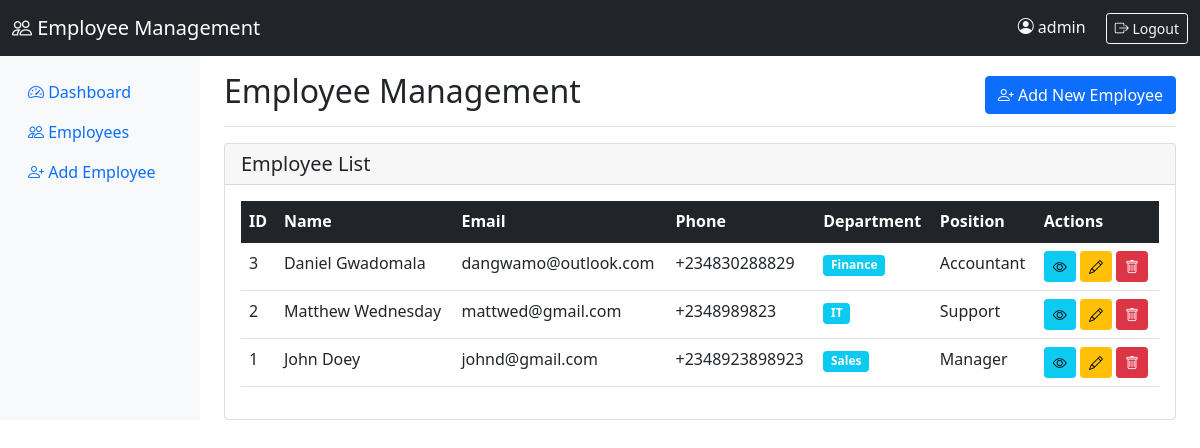
Screenshot of /employees.php (signed in) with the database file from the repository.
### tables this page shows
CREATE TABLE `employees` (
  `id` int(11) NOT NULL,
  `first_name` varchar(50) NOT NULL,
  `last_name` varchar(50) NOT NULL,
  `email` varchar(100) NOT NULL,
  `phone` varchar(20) DEFAULT NULL,
  `address` text DEFAULT NULL,
  `department` varchar(50) DEFAULT NULL,
  `position` varchar(50) DEFAULT NULL,
  `salary` decimal(10,2) DEFAULT NULL,
  `hire_date` date DEFAULT NULL,
  `created_at` timestamp NOT NULL DEFAULT current_timestamp()
);

### employees.php (the view, shortened to what this page needs)
<?php
$database = new Database();
$db = $database->getConnection();
$query = "SELECT * FROM employees ORDER BY id DESC";
$stmt = $db->prepare($query);
$stmt->execute();
$employees = $stmt->fetchAll(PDO::FETCH_ASSOC);
?>
<!DOCTYPE html>
<html lang="en">
<head>
    <link href="https://cdn.jsdelivr.net/npm/bootstrap@5.1.3/dist/css/bootstrap.min.css" rel="stylesheet">
    <link rel="stylesheet" href="https://cdn.jsdelivr.net/npm/bootstrap-icons@1.8.1/font/bootstrap-icons.css">
</head>
<body>
    <?php include 'navbar.php'; ?>
    <div class="container-fluid">
        <div class="row">
            <?php include 'sidebar.php'; ?>
            <main class="col-md-9 ms-sm-auto col-lg-10 px-md-4">
                <div class="d-flex justify-content-between flex-wrap flex-md-nowrap align-items-center pt-3 pb-2 mb-3 border-bottom">
                    <h1 class="h2">Employee Management</h1>
                    <a href="add_employee.php" class="btn btn-primary">
                        <i class="bi bi-person-plus"></i> Add New Employee
                    </a>
                </div>
                <div class="card">
                    <div class="card-header">
                        <h5 class="mb-0">Employee List</h5>
                    </div>
                    <div class="card-body">
                        <div class="table-responsive">
                            <table class="table table-hover">
                                <thead class="table-dark">
                                    <tr>
                                        <th>ID</th>
                                        <th>Name</th>
                                        <th>Email</th>
                                        <th>Phone</th>
                                        <th>Department</th>
                                        <th>Position</th>
                                        <th>Actions</th>
                                    </tr>
                                </thead>
                                <tbody>
                                    <?php foreach ($employees as $employee): ?>
                                    <tr>
                                        <td><?php echo $employee['id']; ?></td>
                                        <td><?php echo $employee['first_name'] . ' ' . $employee['last_name']; ?></td>
                                        <td><?php echo $employee['email']; ?></td>
                                        <td><?php echo $employee['phone']; ?></td>
                                        <td>
                                            <span class="badge bg-info"><?php echo $employee['department']; ?></span>
                                        </td>
                                        <td><?php echo $employee['position']; ?></td>
                                        <td>
                                            <a href="view_employee.php?id=<?php echo $employee['id']; ?>"
                                               class="btn btn-sm btn-info">
                                                <i class="bi bi-eye"></i>
                                            </a>
                                            <a href="edit_employee.php?id=<?php echo $employee['id']; ?>"
                                               class="btn btn-sm btn-warning">
                                                <i class="bi bi-pencil"></i>
                                            </a>
                                            <a href="employees.php?delete=<?php echo $employee['id']; ?>"
                                               class="btn btn-sm btn-danger"
                                               onclick="return confirm('Are you sure you want to delete this employee?')">
                                                <i class="bi bi-trash"></i>
                                            </a>
                                        </td>
                                    </tr>
                                    <?php endforeach; ?>
                                </tbody>
                            </table>
                        </div>
                    </div>
                </div>
            </main>
        </div>
    </div>
</body>
</html>

### navbar.php
<?php if (isset($_SESSION['admin_id'])): ?>
<nav class="navbar navbar-dark bg-dark">
    <div class="container-fluid">
        <a class="navbar-brand" href="index.php">
            <i class="bi bi-people"></i> Employee Management
        </a>
        <div class="text-light">
            <i class="bi bi-person-circle"></i> <?php echo $_SESSION['admin_username']; ?>
            <a href="logout.php" class="btn btn-sm btn-outline-light ms-3">
                <i class="bi bi-box-arrow-right"></i> Logout
            </a>
        </div>
    </div>
</nav>
<?php endif; ?>

### sidebar.php
<nav class="col-md-3 col-lg-2 d-md-block bg-light sidebar">
    <div class="position-sticky pt-3">
        <ul class="nav flex-column">
            <li class="nav-item">
                <a class="nav-link <?php echo basename($_SERVER['PHP_SELF']) == 'index.php' ? 'active' : ''; ?>"
                   href="index.php">
                    <i class="bi bi-speedometer2"></i> Dashboard
                </a>
            </li>
            <li class="nav-item">
                <a class="nav-link <?php echo basename($_SERVER['PHP_SELF']) == 'employees.php' ? 'active' : ''; ?>"
                   href="employees.php">
                    <i class="bi bi-people"></i> Employees
                </a>
            </li>
            <li class="nav-item">
                <a class="nav-link <?php echo basename($_SERVER['PHP_SELF']) == 'add_employee.php' ? 'active' : ''; ?>"
                   href="add_employee.php">
                    <i class="bi bi-person-plus"></i> Add Employee
                </a>
            </li>
        </ul>
    </div>
</nav>

### rows the page displays
employees: id "3", first_name "Daniel", last_name "Gwadomala", email "dangwamo@outlook.com", phone "+234830288829", department "Finance", position "Accountant"
employees: id "2", first_name "Matthew", last_name "Wednesday", email "mattwed@gmail.com", phone "+2348989823", department "IT", position "Support"
employees: id "1", first_name "John", last_name "Doey", email "johnd@gmail.com", phone "+2348923898923", department "Sales", position "Manager"

### other values shown
$_SESSION['admin_username'] "admin"
